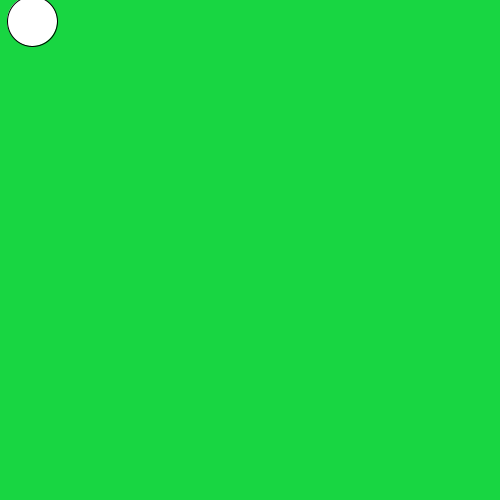
Frame 1 (no input)
Frame 60 (the mouse pressed at the canvas centre just before this capture): identical to frame 1, image omitted
Frame 120 (the mouse held since frame 60 and released just before this capture): identical to frame 1, image omitted

The Processing sketch that drew this single still picture (run headless with seeded random() and noise(); from frame 60 on, the mouse is pressed at the canvas centre):

// Processing sketch: recipe_html
// ── recipe_html.pde

 // Make a slippery dot. When you click on the dot it will slide to a new location.
 
 
 // 1. Create three integer variables to represent the x, y, and the size of the ellipse 
      int x = 32;
      int y = 21;
      int size = 50;
     
      
      
    void setup(){
      // 2. Set the size of your sketch
     size (500, 500);
     
    
   
    }
    
    void draw() {
    
      // 3. Set the background color of your sketch
      background(#18D642); 
      // 4. Draw an ellipse using the variables created at the top of the sketch for the location and size of your ellipse.
      ellipse(x, y, size, size);
      //    Make sure it fits in the window. Change the variables if it does not.
    
    
    }
    
    /******** This method gets called automatically when you press the mouse ************/
    void mousePressed() {
    
      //5. Create an integer variable called distance
      
      //6. The getDistanceFromMouse() method below returns a number.
      //   Set the value of your distance variable to the value returned by the getDistance method
      //   You will need to pass the x and y location of your ellipse to this method.
        
          
      //7.  Use an if statement to check if your distance variable is < the radius of the ellipse
      //    If it is, make a new x AND y for the ellipse, for a new random location on the window
      //    Hint: Use code like this      x = (int) random(width);
       
      
    }
    
    /********  This method gives you the number of pixels between the mouse and the x,y point ***********/
    int getDistanceFromMouse(int x, int y) {
      return (int)Math.sqrt(Math.pow((mouseX-x),2) + Math.pow((mouseY-y),2));
    }
